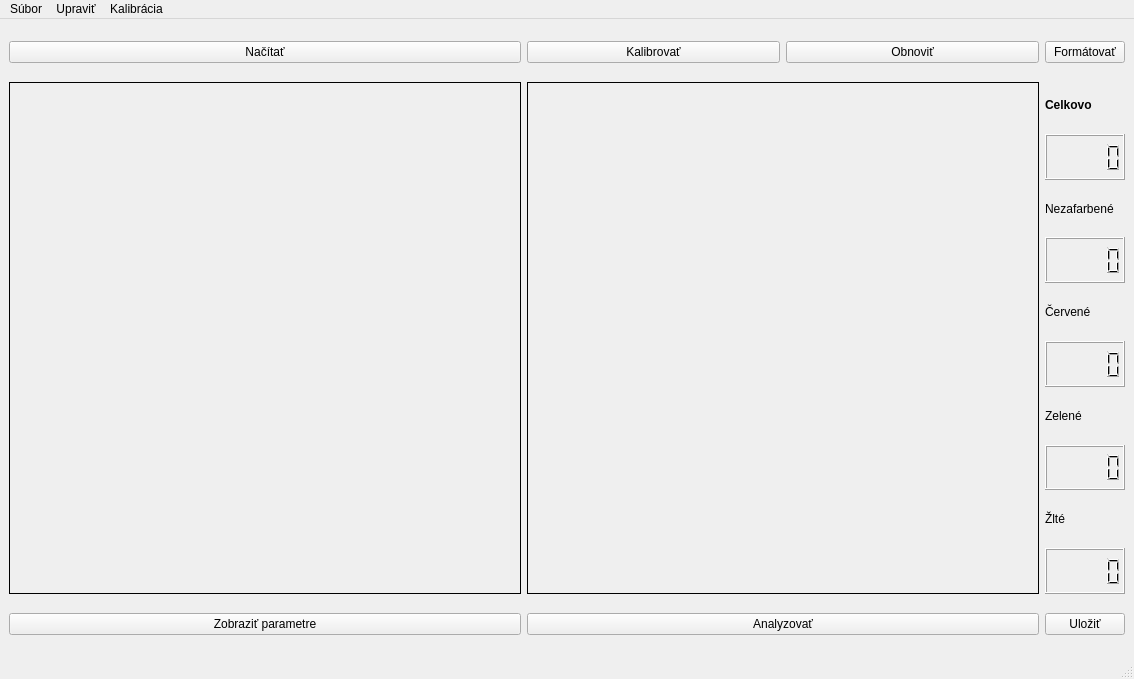
<?xml version="1.0" encoding="UTF-8"?>
<ui version="4.0">
 <class>MainWindow</class>
 <widget class="QMainWindow" name="MainWindow">
  <property name="geometry">
   <rect>
    <x>0</x>
    <y>0</y>
    <width>1132</width>
    <height>679</height>
   </rect>
  </property>
  <property name="windowTitle">
   <string>CellAnalyzer</string>
  </property>
  <widget class="QWidget" name="centralwidget">
   <layout class="QGridLayout" name="gridLayout">
    <item row="3" column="1">
     <widget class="QPushButton" name="analyze_btn">
      <property name="text">
       <string>Analyzovať</string>
      </property>
     </widget>
    </item>
    <item row="3" column="0">
     <widget class="QPushButton" name="show_param_btn">
      <property name="text">
       <string>Zobraziť parametre</string>
      </property>
     </widget>
    </item>
    <item row="1" column="0">
     <widget class="QPushButton" name="load_btn">
      <property name="text">
       <string>Načítať</string>
      </property>
     </widget>
    </item>
    <item row="2" column="1">
     <widget class="QLabel" name="output_picture_label">
      <property name="minimumSize">
       <size>
        <width>512</width>
        <height>512</height>
       </size>
      </property>
      <property name="maximumSize">
       <size>
        <width>512</width>
        <height>512</height>
       </size>
      </property>
      <property name="frameShape">
       <enum>QFrame::Box</enum>
      </property>
      <property name="text">
       <string/>
      </property>
     </widget>
    </item>
    <item row="2" column="0">
     <widget class="QLabel" name="input_picture_label">
      <property name="minimumSize">
       <size>
        <width>512</width>
        <height>512</height>
       </size>
      </property>
      <property name="maximumSize">
       <size>
        <width>512</width>
        <height>512</height>
       </size>
      </property>
      <property name="frameShape">
       <enum>QFrame::Box</enum>
      </property>
      <property name="text">
       <string/>
      </property>
     </widget>
    </item>
    <item row="2" column="3">
     <layout class="QVBoxLayout" name="verticalLayout">
      <item>
       <widget class="QLabel" name="all_label">
        <property name="text">
         <string>&lt;html&gt;&lt;head/&gt;&lt;body&gt;&lt;p&gt;&lt;span style=&quot; font-weight:600;&quot;&gt;Celkovo&lt;/span&gt;&lt;/p&gt;&lt;/body&gt;&lt;/html&gt;</string>
        </property>
       </widget>
      </item>
      <item>
       <widget class="QLCDNumber" name="all_val"/>
      </item>
      <item>
       <widget class="QLabel" name="no_color_label">
        <property name="text">
         <string>Nezafarbené</string>
        </property>
       </widget>
      </item>
      <item>
       <widget class="QLCDNumber" name="no_color_val"/>
      </item>
      <item>
       <widget class="QLabel" name="red_label">
        <property name="text">
         <string>Červené</string>
        </property>
       </widget>
      </item>
      <item>
       <widget class="QLCDNumber" name="red_color"/>
      </item>
      <item>
       <widget class="QLabel" name="green_label">
        <property name="text">
         <string>Zelené</string>
        </property>
       </widget>
      </item>
      <item>
       <widget class="QLCDNumber" name="green_color_val"/>
      </item>
      <item>
       <widget class="QLabel" name="yellow_label">
        <property name="text">
         <string>Žlté</string>
        </property>
       </widget>
      </item>
      <item>
       <widget class="QLCDNumber" name="yellow_color_val"/>
      </item>
     </layout>
    </item>
    <item row="1" column="1">
     <layout class="QHBoxLayout" name="horizontalLayout">
      <item>
       <widget class="QPushButton" name="calibrate_btn">
        <property name="text">
         <string>Kalibrovať</string>
        </property>
       </widget>
      </item>
      <item>
       <widget class="QPushButton" name="refresh_btn">
        <property name="text">
         <string>Obnoviť</string>
        </property>
       </widget>
      </item>
     </layout>
    </item>
    <item row="1" column="3">
     <widget class="QPushButton" name="format_btn">
      <property name="text">
       <string>Formátovať</string>
      </property>
     </widget>
    </item>
    <item row="3" column="3">
     <widget class="QPushButton" name="save_btn">
      <property name="text">
       <string>Uložiť</string>
      </property>
     </widget>
    </item>
   </layout>
  </widget>
  <widget class="QMenuBar" name="menubar">
   <property name="geometry">
    <rect>
     <x>0</x>
     <y>0</y>
     <width>1132</width>
     <height>21</height>
    </rect>
   </property>
   <widget class="QMenu" name="menuFile">
    <property name="title">
     <string>Súbor</string>
    </property>
    <addaction name="action_load"/>
    <addaction name="action_save"/>
    <addaction name="separator"/>
    <addaction name="action_exit"/>
   </widget>
   <widget class="QMenu" name="menuEdit">
    <property name="title">
     <string>Upraviť</string>
    </property>
    <addaction name="action_markup"/>
    <addaction name="action_output_format"/>
   </widget>
   <widget class="QMenu" name="menuKalibr_cia">
    <property name="title">
     <string>Kalibrácia</string>
    </property>
    <widget class="QMenu" name="menuColor">
     <property name="title">
      <string>Farba</string>
     </property>
     <addaction name="action_red"/>
     <addaction name="action_green"/>
     <addaction name="action_yellow"/>
    </widget>
    <addaction name="menuColor"/>
    <addaction name="action_edge"/>
    <addaction name="action_active_contour"/>
    <addaction name="action_threshold"/>
   </widget>
   <addaction name="menuFile"/>
   <addaction name="menuEdit"/>
   <addaction name="menuKalibr_cia"/>
  </widget>
  <widget class="QStatusBar" name="statusbar"/>
  <action name="action_exit">
   <property name="text">
    <string>Ukončiť</string>
   </property>
   <property name="shortcut">
    <string>Ctrl+X</string>
   </property>
   <property name="menuRole">
    <enum>QAction::TextHeuristicRole</enum>
   </property>
  </action>
  <action name="action_load">
   <property name="text">
    <string>Načítať</string>
   </property>
   <property name="shortcut">
    <string>Ctrl+L</string>
   </property>
  </action>
  <action name="action_markup">
   <property name="text">
    <string>Vyznačovanie buniek</string>
   </property>
   <property name="shortcut">
    <string>Ctrl+M</string>
   </property>
  </action>
  <action name="action_red">
   <property name="text">
    <string>Červená</string>
   </property>
   <property name="shortcut">
    <string>Ctrl+R</string>
   </property>
  </action>
  <action name="action_green">
   <property name="text">
    <string>Zelená</string>
   </property>
   <property name="shortcut">
    <string>Ctrl+G</string>
   </property>
  </action>
  <action name="action_yellow">
   <property name="text">
    <string>Žltá</string>
   </property>
   <property name="shortcut">
    <string>Ctrl+Y</string>
   </property>
  </action>
  <action name="action_edge">
   <property name="text">
    <string>Hraníc (n, w, priemer)</string>
   </property>
   <property name="shortcut">
    <string>Ctrl+E</string>
   </property>
  </action>
  <action name="action_active_contour">
   <property name="text">
    <string>Aktívne kontúry</string>
   </property>
   <property name="shortcut">
    <string>Ctrl+A</string>
   </property>
  </action>
  <action name="action_threshold">
   <property name="text">
    <string>Práh</string>
   </property>
   <property name="shortcut">
    <string>Ctrl+T</string>
   </property>
  </action>
  <action name="action_output_format">
   <property name="text">
    <string>Formát výstupu</string>
   </property>
   <property name="shortcut">
    <string>Ctrl+F</string>
   </property>
  </action>
  <action name="action_save">
   <property name="text">
    <string>Uložiť</string>
   </property>
   <property name="shortcut">
    <string>Ctrl+S</string>
   </property>
  </action>
 </widget>
 <resources/>
 <connections/>
</ui>
